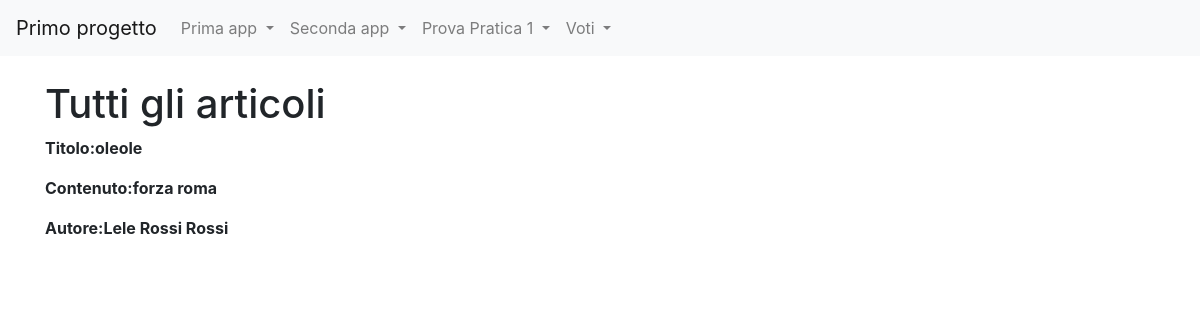
The page /news/lista_articoli/4 on the database its author committed.
### news/models.py (models this page shows)
class Articolo(models.Model):
    titolo=models.CharField(max_length=100)
    contenuto=models.TextField()
    giornalista=models.ForeignKey(Giornalista, on_delete=models.CASCADE, related_name="articoli")
    data=models.DateField(auto_now=True, blank=True)
    visualizzazioni=models.IntegerField(default=0,blank=True)
    def __str__(self):
        return self.titolo
    class Meta:
        verbose_name="Articolo"
        verbose_name_plural="Articoli"

class Giornalista(models.Model):
    nome=models.CharField(max_length=20)
    cognome=models.CharField(max_length=20)
    anno_di_nascita = models.DateField(blank=True)
    def __str__(self):
        return self.nome + " " + self.cognome
    class Meta:
        verbose_name="Giornalista"
        verbose_name_plural="Giornalisti"

### news/views.py (the view)
# urls.py: path("lista_articoli/<int:pk>", listaArticoli, name="lista_articoli_giornalista"),
def listaArticoli(request, pk=None):
    if(pk==None):
        articoli=Articolo.objects.all()
    else:
        articoli=Articolo.objects.filter(giornalista_id=pk)
    context={
        'articoli': articoli,
        'pk':pk,
    }
    return render(request, 'lista_articoli.html', context)

### news/templates/lista_articoli.html (shortened to what this page needs)
{% extends 'base.html' %}
{% block content %}
    {% if  pk == None %}
    <h1> Tutti gli articoli </h1>
    {% else %}
    <h1> Tutti gli articoli </h1>
    {% endif %}
    <list>
        {%for x in articoli %}
            <p><strong>Titolo:</strong><strong>{{ x.titolo }}</strong></p>
            <p><strong>Contenuto:</strong><strong>{{ x.contenuto }}</strong></p>
            <p><strong>Autore:</strong><strong>{{ x.giornalista }}</strong></p>
            <br>
            {% endfor %}
    </list>
{% endblock content %}

### rows shown on the page
Articolo: titolo "oleole", contenuto "forza roma", giornalista "Lele Rossi Rossi"
